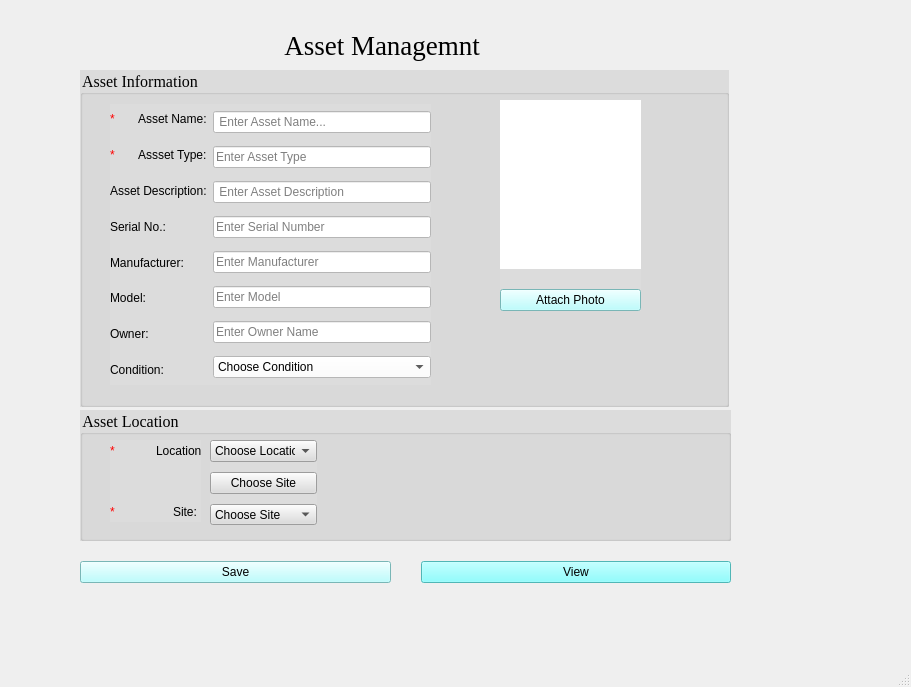
<?xml version="1.0" encoding="UTF-8"?>
<ui version="4.0">
 <class>AssetMainWindow</class>
 <widget class="QMainWindow" name="AssetMainWindow">
  <property name="geometry">
   <rect>
    <x>0</x>
    <y>0</y>
    <width>911</width>
    <height>687</height>
   </rect>
  </property>
  <property name="windowTitle">
   <string>AssetMainWindow</string>
  </property>
  <widget class="QWidget" name="centralwidget">
   <property name="maximumSize">
    <size>
     <width>813</width>
     <height>615</height>
    </size>
   </property>
   <widget class="QLabel" name="label_11">
    <property name="geometry">
     <rect>
      <x>60</x>
      <y>30</y>
      <width>651</width>
      <height>31</height>
     </rect>
    </property>
    <property name="font">
     <font>
      <family>Times New Roman</family>
      <pointsize>20</pointsize>
     </font>
    </property>
    <property name="text">
     <string>Asset Managemnt </string>
    </property>
    <property name="alignment">
     <set>Qt::AlignHCenter|Qt::AlignTop</set>
    </property>
   </widget>
   <widget class="QGroupBox" name="groupBox">
    <property name="geometry">
     <rect>
      <x>80</x>
      <y>70</y>
      <width>649</width>
      <height>337</height>
     </rect>
    </property>
    <property name="font">
     <font>
      <family>Times New Roman</family>
      <pointsize>12</pointsize>
      <weight>50</weight>
      <bold>false</bold>
     </font>
    </property>
    <property name="styleSheet">
     <string notr="true">background-color: rgb(220,220,220);</string>
    </property>
    <property name="title">
     <string>Asset Information</string>
    </property>
    <widget class="QWidget" name="layoutWidget">
     <property name="geometry">
      <rect>
       <x>420</x>
       <y>30</y>
       <width>141</width>
       <height>211</height>
      </rect>
     </property>
     <layout class="QVBoxLayout" name="verticalLayout_2">
      <property name="spacing">
       <number>20</number>
      </property>
      <item>
       <widget class="QLabel" name="label_image">
        <property name="autoFillBackground">
         <bool>false</bool>
        </property>
        <property name="styleSheet">
         <string notr="true">background-color: rgb(255, 255, 255);</string>
        </property>
        <property name="text">
         <string/>
        </property>
       </widget>
      </item>
      <item>
       <widget class="QPushButton" name="pushButton_imageUp">
        <property name="styleSheet">
         <string notr="true">background-color: rgb(170, 255, 255);</string>
        </property>
        <property name="text">
         <string>Attach Photo</string>
        </property>
       </widget>
      </item>
     </layout>
    </widget>
    <widget class="QWidget" name="layoutWidget">
     <property name="geometry">
      <rect>
       <x>30</x>
       <y>34</y>
       <width>321</width>
       <height>281</height>
      </rect>
     </property>
     <layout class="QHBoxLayout" name="horizontalLayout_4">
      <item>
       <layout class="QVBoxLayout" name="verticalLayout">
        <item>
         <layout class="QHBoxLayout" name="horizontalLayout">
          <item>
           <widget class="QLabel" name="label">
            <property name="styleSheet">
             <string notr="true">color: rgb(255, 0, 0);</string>
            </property>
            <property name="text">
             <string>*</string>
            </property>
           </widget>
          </item>
          <item>
           <widget class="QLabel" name="label_AN">
            <property name="text">
             <string>Asset Name:</string>
            </property>
           </widget>
          </item>
         </layout>
        </item>
        <item>
         <layout class="QHBoxLayout" name="horizontalLayout_3">
          <item>
           <widget class="QLabel" name="label_2">
            <property name="styleSheet">
             <string notr="true">color: rgb(255, 0, 0);</string>
            </property>
            <property name="text">
             <string>*</string>
            </property>
           </widget>
          </item>
          <item>
           <widget class="QLabel" name="label__at">
            <property name="text">
             <string>Assset Type:</string>
            </property>
           </widget>
          </item>
         </layout>
        </item>
        <item>
         <widget class="QLabel" name="label_AD">
          <property name="text">
           <string>Asset Description:</string>
          </property>
         </widget>
        </item>
        <item>
         <widget class="QLabel" name="label_SN">
          <property name="text">
           <string>Serial No.:</string>
          </property>
         </widget>
        </item>
        <item>
         <widget class="QLabel" name="label_mf">
          <property name="text">
           <string>Manufacturer:</string>
          </property>
         </widget>
        </item>
        <item>
         <widget class="QLabel" name="label_md">
          <property name="text">
           <string>Model:</string>
          </property>
         </widget>
        </item>
        <item>
         <widget class="QLabel" name="label_own">
          <property name="text">
           <string>Owner:</string>
          </property>
         </widget>
        </item>
        <item>
         <widget class="QLabel" name="label_cndn">
          <property name="text">
           <string>Condition:</string>
          </property>
         </widget>
        </item>
       </layout>
      </item>
      <item>
       <layout class="QVBoxLayout" name="verticalLayout_5">
        <item>
         <widget class="QLineEdit" name="lineEdit_an">
          <property name="styleSheet">
           <string notr="true">background-color: rgb(255, 255, 255);
font: 9pt &quot;MS Shell Dlg 2&quot;;</string>
          </property>
          <property name="alignment">
           <set>Qt::AlignLeading|Qt::AlignLeft|Qt::AlignVCenter</set>
          </property>
          <property name="placeholderText">
           <string> Enter Asset Name...</string>
          </property>
         </widget>
        </item>
        <item>
         <widget class="QLineEdit" name="lineEdit_at">
          <property name="styleSheet">
           <string notr="true">background-color: rgb(255, 255, 255);</string>
          </property>
          <property name="placeholderText">
           <string>Enter Asset Type</string>
          </property>
         </widget>
        </item>
        <item>
         <widget class="QLineEdit" name="lineEdit_ad">
          <property name="font">
           <font>
            <stylestrategy>PreferDefault</stylestrategy>
           </font>
          </property>
          <property name="styleSheet">
           <string notr="true">background-color: rgb(255, 255, 255);</string>
          </property>
          <property name="placeholderText">
           <string> Enter Asset Description</string>
          </property>
         </widget>
        </item>
        <item>
         <widget class="QLineEdit" name="lineEdit_srno">
          <property name="styleSheet">
           <string notr="true">background-color: rgb(255, 255, 255);</string>
          </property>
          <property name="placeholderText">
           <string>Enter Serial Number</string>
          </property>
         </widget>
        </item>
        <item>
         <widget class="QLineEdit" name="lineEdit_mfg">
          <property name="styleSheet">
           <string notr="true">background-color: rgb(255, 255, 255);</string>
          </property>
          <property name="placeholderText">
           <string>Enter Manufacturer</string>
          </property>
         </widget>
        </item>
        <item>
         <widget class="QLineEdit" name="lineEdit_model">
          <property name="styleSheet">
           <string notr="true">background-color: rgb(255, 255, 255);</string>
          </property>
          <property name="placeholderText">
           <string>Enter Model</string>
          </property>
         </widget>
        </item>
        <item>
         <widget class="QLineEdit" name="lineEdit_owner">
          <property name="styleSheet">
           <string notr="true">background-color: rgb(255, 255, 255);</string>
          </property>
          <property name="placeholderText">
           <string>Enter Owner Name</string>
          </property>
         </widget>
        </item>
        <item>
         <widget class="QComboBox" name="comboBox_cnd">
          <property name="styleSheet">
           <string notr="true">background-color: rgb(255, 255, 255);</string>
          </property>
          <item>
           <property name="text">
            <string>Choose Condition</string>
           </property>
          </item>
          <item>
           <property name="text">
            <string>Good</string>
           </property>
          </item>
          <item>
           <property name="text">
            <string>Moderate</string>
           </property>
          </item>
          <item>
           <property name="text">
            <string>Bad</string>
           </property>
          </item>
         </widget>
        </item>
       </layout>
      </item>
     </layout>
    </widget>
   </widget>
   <widget class="QGroupBox" name="groupBox_2">
    <property name="geometry">
     <rect>
      <x>80</x>
      <y>410</y>
      <width>651</width>
      <height>131</height>
     </rect>
    </property>
    <property name="font">
     <font>
      <family>Times New Roman</family>
      <pointsize>12</pointsize>
     </font>
    </property>
    <property name="styleSheet">
     <string notr="true">background-color: rgb(220,220,220);</string>
    </property>
    <property name="title">
     <string>Asset Location</string>
    </property>
    <widget class="QWidget" name="layoutWidget">
     <property name="geometry">
      <rect>
       <x>30</x>
       <y>30</y>
       <width>91</width>
       <height>82</height>
      </rect>
     </property>
     <layout class="QVBoxLayout" name="verticalLayout_3">
      <property name="spacing">
       <number>41</number>
      </property>
      <item>
       <layout class="QHBoxLayout" name="horizontalLayout_2">
        <item>
         <widget class="QLabel" name="label_4">
          <property name="styleSheet">
           <string notr="true">color: rgb(255, 0, 0);</string>
          </property>
          <property name="text">
           <string>*</string>
          </property>
         </widget>
        </item>
        <item>
         <widget class="QLabel" name="label_lcn">
          <property name="text">
           <string>Location:</string>
          </property>
         </widget>
        </item>
       </layout>
      </item>
      <item>
       <layout class="QHBoxLayout" name="horizontalLayout_5">
        <item>
         <widget class="QLabel" name="label_5">
          <property name="styleSheet">
           <string notr="true">color: rgb(255, 0, 0);</string>
          </property>
          <property name="text">
           <string>*</string>
          </property>
         </widget>
        </item>
        <item>
         <widget class="QLabel" name="label_site">
          <property name="text">
           <string>Site: </string>
          </property>
         </widget>
        </item>
       </layout>
      </item>
     </layout>
    </widget>
    <widget class="QWidget" name="layoutWidget">
     <property name="geometry">
      <rect>
       <x>130</x>
       <y>30</y>
       <width>107</width>
       <height>85</height>
      </rect>
     </property>
     <layout class="QVBoxLayout" name="verticalLayout_4">
      <property name="spacing">
       <number>10</number>
      </property>
      <item>
       <widget class="QComboBox" name="comboBox_loc">
        <item>
         <property name="text">
          <string>Choose Location</string>
         </property>
        </item>
        <item>
         <property name="text">
          <string>Pune</string>
         </property>
        </item>
        <item>
         <property name="text">
          <string>Hyderabad</string>
         </property>
        </item>
       </widget>
      </item>
      <item>
       <widget class="QPushButton" name="pushButton">
        <property name="text">
         <string>Choose Site</string>
        </property>
       </widget>
      </item>
      <item>
       <widget class="QComboBox" name="comboBox__site">
        <item>
         <property name="text">
          <string>Choose Site</string>
         </property>
        </item>
       </widget>
      </item>
     </layout>
    </widget>
   </widget>
   <widget class="QWidget" name="layoutWidget_4">
    <property name="geometry">
     <rect>
      <x>80</x>
      <y>560</y>
      <width>651</width>
      <height>25</height>
     </rect>
    </property>
    <layout class="QHBoxLayout" name="horizontalLayout_10">
     <property name="spacing">
      <number>30</number>
     </property>
     <item>
      <widget class="QPushButton" name="pushButton_save">
       <property name="styleSheet">
        <string notr="true">background-color: rgb(170, 255, 255);</string>
       </property>
       <property name="text">
        <string>Save</string>
       </property>
      </widget>
     </item>
     <item>
      <widget class="QPushButton" name="pushButton_view">
       <property name="styleSheet">
        <string notr="true">background-color: rgb(112, 255, 255);</string>
       </property>
       <property name="text">
        <string>View</string>
       </property>
      </widget>
     </item>
    </layout>
   </widget>
  </widget>
  <widget class="QMenuBar" name="menubar">
   <property name="geometry">
    <rect>
     <x>0</x>
     <y>0</y>
     <width>911</width>
     <height>21</height>
    </rect>
   </property>
  </widget>
  <widget class="QStatusBar" name="statusbar"/>
 </widget>
 <resources/>
 <connections/>
</ui>
